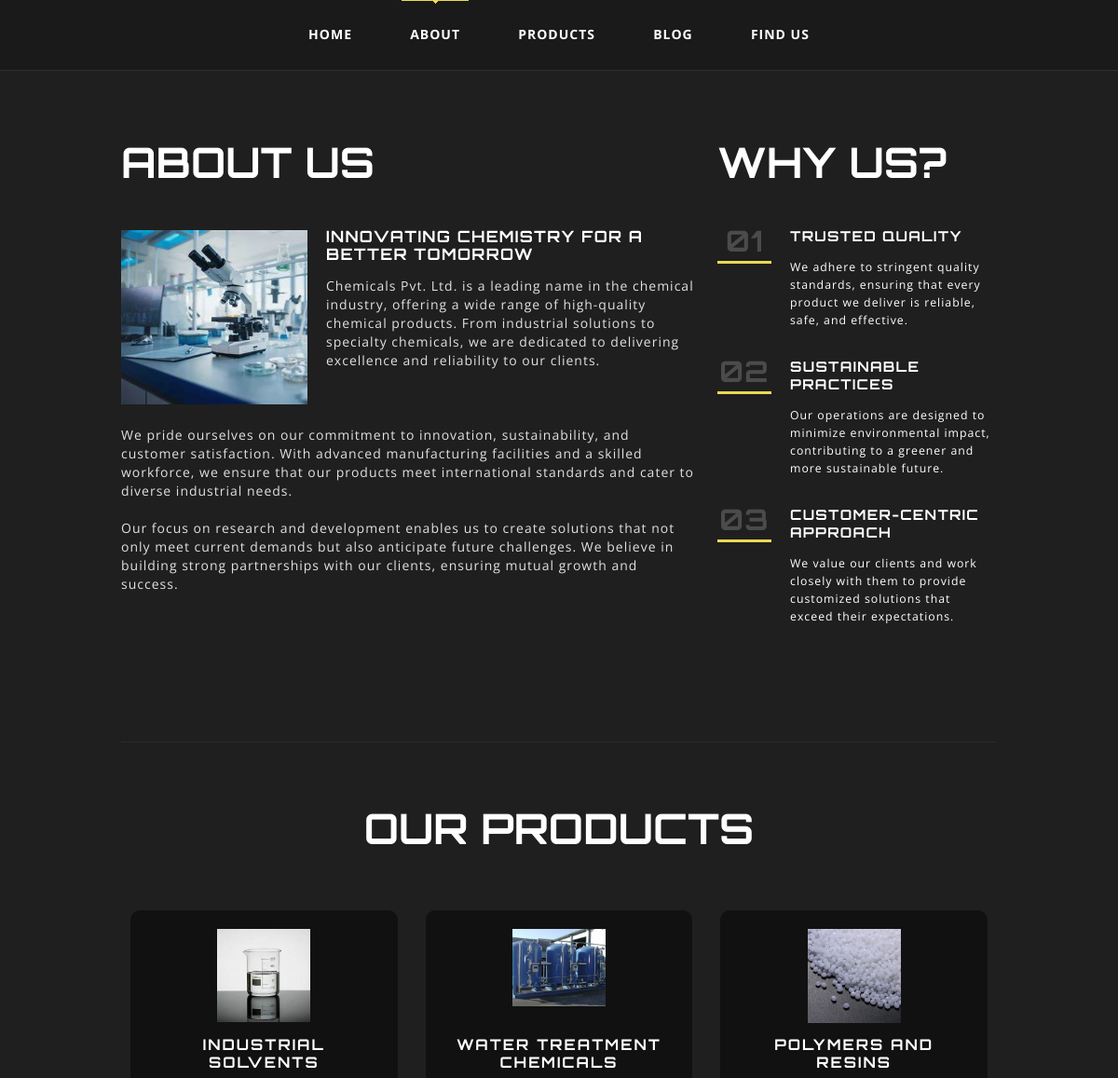
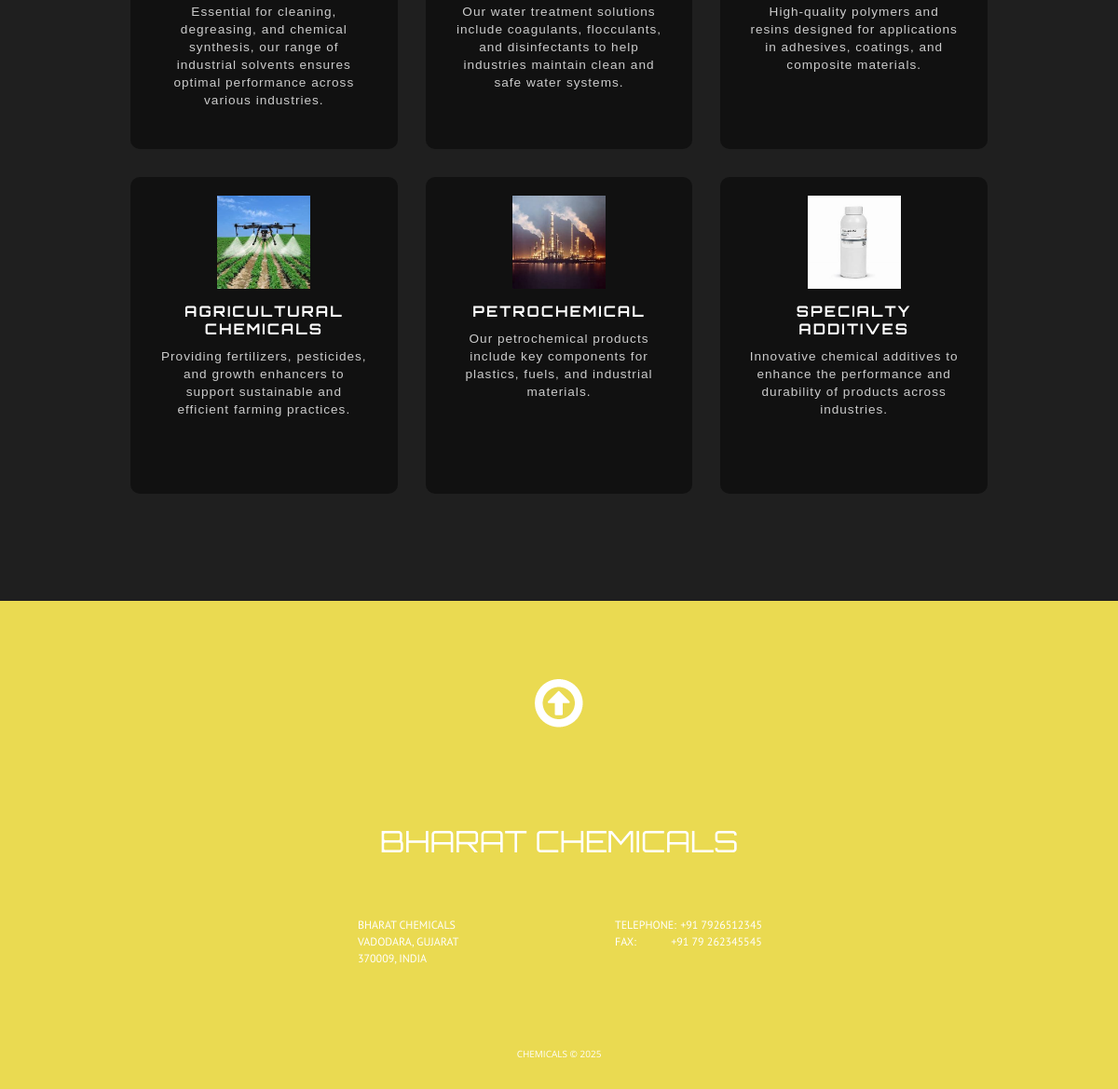
The page /frontendside/about.php on the database its author committed (2 pictures, top to bottom).
### tables this page shows
CREATE TABLE `about_us` (
  `id` int(11) NOT NULL,
  `title` varchar(255) NOT NULL,
  `image` varchar(255) NOT NULL,
  `headline` varchar(255) NOT NULL,
  `description` text NOT NULL
);

CREATE TABLE `why_us` (
  `id` int(11) NOT NULL,
  `heading` varchar(255) NOT NULL DEFAULT 'Why Us?',
  `title` varchar(255) NOT NULL,
  `description` text NOT NULL
);

CREATE TABLE `settings` (
  `id` int(11) NOT NULL,
  `heading` varchar(255) NOT NULL
);

CREATE TABLE `product_display` (
  `id` int(11) NOT NULL,
  `title` varchar(255) NOT NULL,
  `description` text NOT NULL,
  `image` varchar(255) NOT NULL
);

CREATE TABLE `footer_settings` (
  `id` int(11) NOT NULL,
  `company_name` varchar(50) NOT NULL,
  `address` text NOT NULL,
  `telephone` varchar(50) NOT NULL,
  `fax` varchar(50) NOT NULL,
  `copyright` text NOT NULL
);

### frontendside/about.php (the view, shortened to what this page needs)
<?php
require '../backend/db_connection.php';
$sql = "SELECT * FROM about_us WHERE id = 1";
$result = $conn->query($sql);
if ($result->num_rows > 0) {
    $about = $result->fetch_assoc();
}
?>
<!DOCTYPE html>
<html lang="en">
<head>
    <link rel="stylesheet" href="/chemical_website/frontendside/css/style.css">
    <link rel="stylesheet" href="css/touchTouch.css">
    <link rel="stylesheet" href="fonts/font-awesome.css" type="text/css" media="screen">
</head>
<body>
    <header>
        <div class="container_12">
            <div class="grid_12">
                <div class="menuHolder">
                    <nav>
                        <ul class="sf-menu">
                            <li><a href="/chemical_website/home">Home</a></li>
                            <li class="current"><a href="/chemical_website/about">About</a></li>
                            <li><a href="/chemical_website/products">Products</a></li>
                            <li><a href="/chemical_website/blog">Blog</a></li>
                            <li><a href="/chemical_website/findus">Find Us</a></li>
                        </ul>
                    </nav>
                </div>
            </div>
        </div>
    </header>
    <section id="content">
        <div class="container_12">
            <div class="grid_12 marg_8">
                <div class="grid_8 alpha">
                    <div class="block_5">
                        <h3><?php echo htmlspecialchars($about['title']); ?></h3>
                        <img src="../chemical_website/backend/<?php echo htmlspecialchars($about['image']); ?>" alt="" width="200px">
                        <h5 style="font-size: 17px;"><a href="#" class="link_1 animate"><?php echo htmlspecialchars($about['headline']); ?></a></h5>
                        <p style="color:rgb(225, 225, 225); font-size: 14px; line-height: 20px"><?php echo nl2br(htmlspecialchars($about['description'])); ?></p>
                    </div>
                </div>
                <div class="grid_4 omega">
                    <div class="block_6">
                        <?php
                        $heading_query = "SELECT heading FROM why_us LIMIT 1";
                        $heading_result = $conn->query($heading_query);
                        $why_us_heading = "Why Us?";
                        if ($heading_result->num_rows > 0) {
                            $row = $heading_result->fetch_assoc();
                            $why_us_heading = $row['heading'];
                        }
                        ?>
                        <h3><?php echo htmlspecialchars($why_us_heading); ?></h3>
                        <ul class="list_1">
                            <?php
                            $sql = "SELECT * FROM why_us ORDER BY id ASC";
                            $result = $conn->query($sql);
                            if ($result->num_rows > 0) {
                                $counter = 1;
                                while ($row = $result->fetch_assoc()) {
                            ?>
                                    <li>
                                        <div class="block_num">
                                            <p><?php echo str_pad($counter, 2, "0", STR_PAD_LEFT); ?></p>
                                        </div>
                                        <div class="txt_info">
                                            <h5><a href="#" class="link_1 animate"><?php echo htmlspecialchars($row['title']); ?></a></h5>
                                            <p style="color: white; font-size: 12.3px"><?php echo htmlspecialchars($row['description']); ?></p>
                                        </div>
                                    </li>
                            <?php
                                    $counter++;
                                }
                            } else {
                                echo "<li>No data available</li>";
                            }
                            ?>
                        </ul>
                    </div>
                </div>
                <div class="clearfix"></div>
            </div>
            <div class="grid_12">
                <hr class="marg_4">
            </div>
            <div class="product-section">
                <h3 style="text-align: center;" class="product-heading">
                    <?php
                    $settingsQuery = "SELECT heading FROM settings WHERE id = 1";
                    $settingsResult = mysqli_query($conn, $settingsQuery);
                    $settingsRow = mysqli_fetch_assoc($settingsResult);
                    echo htmlspecialchars($settingsRow['heading']);
                    ?>
                    <br><br>
                </h3>
                <div class="product-grid">
                    <?php
                    $query = "SELECT * FROM product_display";
                    $result = mysqli_query($conn, $query);
                    while ($row = mysqli_fetch_assoc($result)) {
                    ?>
                        <div class="product-card1">
                            <figure class="product-image">
                                <img alt="" src="../chemical_website/<?php echo htmlspecialchars($row['image']); ?>">
                            </figure>
                            <div class="product-info">
                                <h5 style="letter-spacing: 2px;" class="product-title"><?php echo htmlspecialchars($row['title']); ?></h5>
                                <p class="product-description"><?php echo htmlspecialchars($row['description']); ?></p>
                            </div>
                        </div>
                    <?php } ?>
                </div>
            </div>
    </section>
    <?php
    include 'footer.php';
    ?>
</body>
</html>

### frontendside/footer.php (shortened to what this page needs)
<?php
require '../backend/db_connection.php';
?>
<?php
$sql_fetch_footer = "SELECT * FROM footer_settings WHERE id=1";
$result_footer = $conn->query($sql_fetch_footer);
$footer_data = $result_footer->fetch_assoc();
?>
<!DOCTYPE html>
<html lang="en">
<head>
</head>
<body>
<footer>
    <div class="container_12">
        <div class="wrapper">
            <div class="grid_12">
                <div class="top_arr"></div>
            </div>
            <div class="clearfix"></div>
            <div class="grid_12">
                <h1 class="marg_6 footer_main_heading" style="line-height: 30px"><?= htmlspecialchars($footer_data['company_name']) ?></h1>
            </div>
            <div class="clearfix"></div>
            <div class="grid_12 marg_7">
                <div class="grid_3 prefix_3 alpha f_left">
                    <p class="pad_1"><?= nl2br(htmlspecialchars($footer_data['address'])) ?></p>
                </div>
                <div class="grid_3 suffix_3 omega f_left">
                    <p class="pad_2">
                        <span class="width_1">Telephone:</span> <?= htmlspecialchars($footer_data['telephone']) ?><br>
                        <span class="width_2">Fax:</span> <?= htmlspecialchars($footer_data['fax']) ?>
                    </p>
                </div>
            </div>
            <div class="clearfix"></div>
            <div class="grid_12">
                <p class="copyright"><span><?= htmlspecialchars($footer_data['copyright']) ?></span></p>
            </div>
        </div>
    </div>
</footer>
</body>
</html>

### frontendside/css/style.css (style rules this page uses)
body { background: #eada51; font: 12px/19px "Open Sans", sans-serif; letter-spacing: 1px; color: #7e7e7e; position: relative; min-width: 320px; -webkit-text-size-adjust: none; }
html, body { height: 100%; }
img { max-width: 100%; }
a { color: #ef4f33; outline: none; cursor: pointer; text-decoration: none; }
* { -webkit-text-size-adjust: none; }
.clearfix { *zoom: 1; }
.clearfix:before, .clearfix:after { display: table; content: ""; line-height: 0; }
.clearfix:after { clear: both; }
.animate { -webkit-transition: all 0.5s ease; -moz-transition: all 0.5s ease; -o-transition: all 0.5s ease; transition: all 0.5s ease; }
.f_left { text-align: left; }
h1, h2, h3, h4, h5, h6 { font-family: "Orbitron", sans-serif; letter-spacing: 0; font-weight: normal; text-transform: uppercase; color: #fff; }
h3 { font-size: 45px; line-height: 45px; font-weight: 700; }
h5 { font-size: 15px; font-weight: 700; }
.marg_4 { margin-bottom: 70px !important; }
.marg_6 { margin-bottom: 66px; }
.marg_7 { margin-bottom: 83px; }
.marg_8 { margin-bottom: 94px; }
.pad_1 { padding-left: 14px; }
.pad_2 { padding-left: 50px; }
header { width: 100%; position: relative; z-index: 2; background: #1a1a1a; border-bottom: 1px solid #2e2e2e; }
#content { background: #1f1f1f; padding: 73px 0 95px; }
hr { border: none; height: 1px; color: #2c2c2c; background-color: #2c2c2c; margin: 0 0 116px; }
.link_1 { color: #fff; text-decoration: none; letter-spacing: 1.3px; }
.footer_main_heading { font-size: 2rem; }
.block_5 { position: relative; margin: 3px 0 0; }
.block_5 h3 { margin-bottom: 47px; }
.block_5 h5 { margin-bottom: 15px; }
.block_5 img { position: relative; display: inline-block; float: left; margin: 3px 20px 0 0; }
.block_6 { position: relative; margin: 3px 0 0; }
.block_6 h3 { margin-bottom: 47px; }
.block_6 h5 { margin-bottom: 14px; }
.list_1 { position: relative; list-style: none; }
.list_1 li { position: relative; margin-bottom: 31px; }
.list_1 .block_num { position: relative; display: inline-block; float: left; width: 58px; font: 700 31px/42px "Orbitron", sans-serif; text-align: center; color: #4c4b4b; border-bottom: 3px solid #eada51; margin: -6px 20px 0 0; }
.list_1 .txt_info { position: relative; overflow: hidden; }
.product-grid { display: grid; grid-template-columns: repeat(4, 1fr); gap: 40px; justify-content: center; align-items: center; margin: 0 auto; max-width: 1200px; padding: 20px; }
footer { font: 12px/18px "PT Sans", sans-serif; letter-spacing: 0; text-transform: uppercase; display: block; color: #fff; padding: 84px 0 49px; text-align: center; }
.top_arr { position: relative; display: inline-block; overflow: hidden; width: 52px; height: 52px; background: url(../images/ui.totop.png) no-repeat left 0px; margin-bottom: 107px; cursor: pointer; }
footer .width_1 { position: relative; display: inline-block; width: 67px; }
footer .width_2 { position: relative; display: inline-block; width: 57px; }
.copyright { font: 10px/20px "Open Sans", sans-serif; }

### frontendside/css/skeleton.css (style rules this page uses)
.container_12 { position: relative; width: 960px; margin: 0 auto; padding: 0; }
.grid_1, .grid_2, .grid_3, .grid_4, .grid_5, .grid_6, .grid_7, .grid_8, .grid_9, .grid_10, .grid_11, .grid_12 { float: left; display: inline; margin-left: 10px; margin-right: 10px; }
.container_12 .alpha { margin-left: 0; }
.container_12 .omega { margin-right: 0; }
.container_12 .grid_3 { width: 220px; }
.container_12 .grid_4 { width: 300px; }
.container_12 .grid_8 { width: 620px; }
.container_12 .grid_12 { width: 940px; }
.container_12 .prefix_3 { padding-left:240px; }
.container_12 .suffix_3 { padding-right:240px; }
.container_12:after { content: "\0020"; display: block; height: 0; clear: both; visibility: hidden; }
.clearfix:before, .clearfix:after, .row:before, .row:after { content: '\0020'; display: block; overflow: hidden; visibility: hidden; width: 0; height: 0; }
.row:after, .clearfix:after { clear: both; }

### rows shown on the page
about_us: title "ABOUT US", image (picture), headline "INNOVATING CHEMISTRY FOR A BETTER TOMORROW", description "Chemicals Pvt. Ltd. is a leading name in the chemical industry, offering a wide range of high-quality chemical products. From industrial solutions to specialty chemicals, we are dedicated to delivering excellence and reliability to our clients. We pride ourselves on our commitment to innovation, sustainability, and customer satisfaction. With advanced manufacturing facilities and a skilled workforce, we ensure that our products meet international standards and cater to diverse industrial needs. Our focus on research and development enables us to create solutions that not only meet current demands but also anticipate future challenges. We believe in building strong partnerships with our…"
why_us: counter "01", title "TRUSTED QUALITY", description "We adhere to stringent quality standards, ensuring that every product we deliver is reliable, safe, and effective."
why_us: counter "02", title "SUSTAINABLE PRACTICES", description "Our operations are designed to minimize environmental impact, contributing to a greener and more sustainable future."
why_us: counter "03", title "CUSTOMER-CENTRIC APPROACH", description "We value our clients and work closely with them to provide customized solutions that exceed their expectations."
settings: heading "OUR PRODUCTS"
product_display: image (picture), title "INDUSTRIAL SOLVENTS", description "Essential for cleaning, degreasing, and chemical synthesis, our range of industrial solvents ensures optimal performance across various industries."
product_display: image (picture), title "WATER TREATMENT CHEMICALS", description "Our water treatment solutions include coagulants, flocculants, and disinfectants to help industries maintain clean and safe water systems."
product_display: image (picture), title "POLYMERS AND RESINS", description "High-quality polymers and resins designed for applications in adhesives, coatings, and composite materials."
product_display: image (picture), title "AGRICULTURAL CHEMICALS", description "Providing fertilizers, pesticides, and growth enhancers to support sustainable and efficient farming practices."
product_display: image (picture), title "PETROCHEMICAL", description "Our petrochemical products include key components for plastics, fuels, and industrial materials."
product_display: image (picture), title "SPECIALTY ADDITIVES", description "Innovative chemical additives to enhance the performance and durability of products across industries."
footer_settings: company_name "BHARAT CHEMICALS", address "BHARAT CHEMICALS VADODARA, GUJARAT 370009, INDIA", telephone "+91 7926512345", fax "+91 79 262345545", copyright "CHEMICALS © 2025"

### other values the page prints
$why_us_heading "WHY US?"
